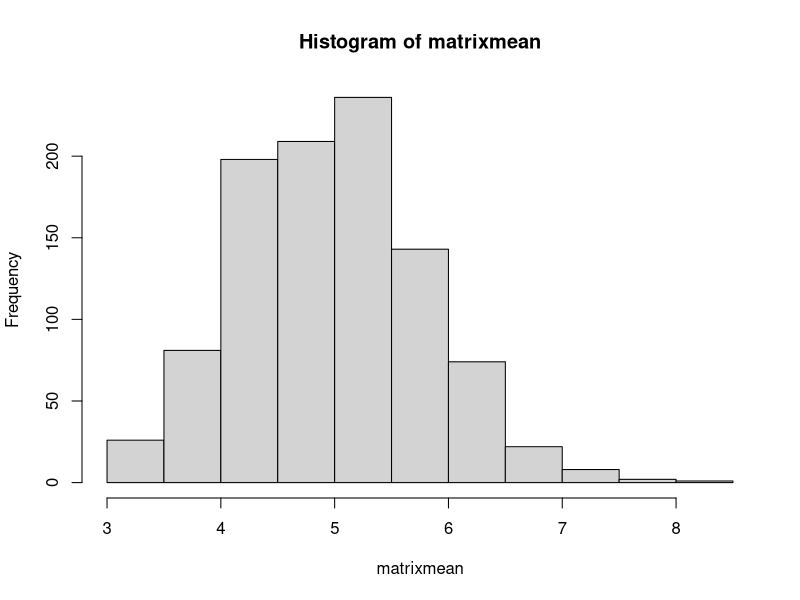

This chart was generated by the following R code:
## ---- chunk 1
knitr::opts_chunk$set(echo = TRUE)
## ---- chunk 2
setwd("c:\\rprograms\\statinference")
n <- 1000
group <- 40
lambda <- 0.2
## ---- chunk 3
theoreticalmean <- 1 / lambda
theoreticalsd <- (1 / (lambda * lambda)) / group
## ---- chunk 4
# run the simulation
data  <- rexp(n * group, lambda )
matrixdata <- matrix(data, n, group)
matrixmean <- apply(matrixdata,1,mean)
## ---- chunk 5
simmean <- mean(matrixmean)
simsd <- sd(matrixmean)
simvar <- var(matrixmean)

#compare to CLT
simse = simsd / sqrt(group)
#calculate confidence
low <- simmean - 1.96 * simse
high <- simmean + 1.96 * simse

library(knitr)

theorecticalData <- c(theoreticalmean,theoreticalsd)

simulationdata <- c(simmean, simsd)

df = data.frame(theorecticalData,simulationdata)
colnames(df) <- c("Theorectical", "Simulated")
row.names(df) <- c("Mean", "SD")

kable(df, format="markdown", caption="Comparison between Theorecital and Simulated Data")
## ---- chunk 6
ciData <- c(low, high)
ciDF <- data.frame(ciData)
row.names(ciDF) <- c("Low", "High")
kable(ciDF, format="markdown", caption="CI for Simulated Data", title="Simulated Data CI")
## ---- chunk 7
hist(matrixmean)
